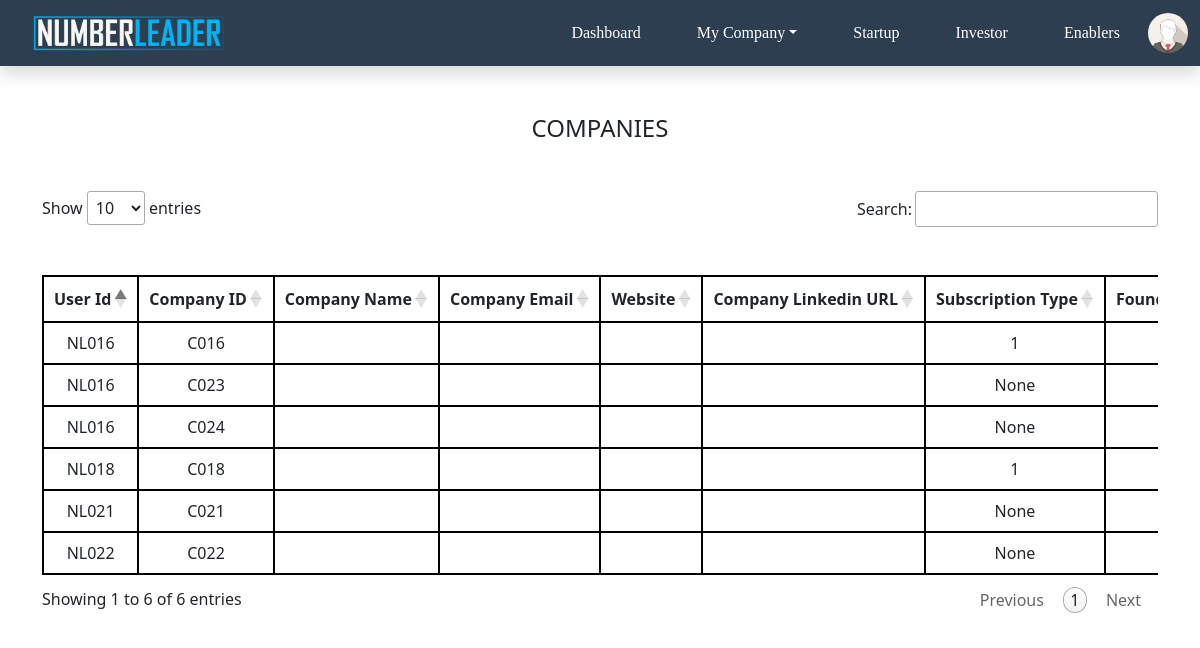
The app's page /companies (signed in) with its own data.
### app1/models.py (models this page shows, shortened)
class Company(models.Model):
    user_id = models.ForeignKey(User, on_delete=models.CASCADE,related_name='companies')
    company_id = models.CharField(max_length=10, primary_key=True, editable=False)
    name = models.CharField(max_length=100, null=True)
    date_of_incorporation = models.CharField(max_length=5, null=True)
    email = models.EmailField(null=True)
    phone=models.IntegerField(null=True)
    website_url = models.CharField(max_length=100,null=True)
    linkedin_url = models.CharField(max_length=100,null=True)
    business_type = models.CharField(max_length=255, null=True)
    sector = models.CharField(max_length=255, null=True)
    company_type = models.CharField(max_length=10, null=True)
    location = models.CharField(max_length=20, null=True)
    no_of_employees=models.IntegerField(null=True)
    products=models.CharField(max_length=255, null=True)
    competitor=models.CharField(max_length=255, null=True)
    vision=models.CharField(max_length=255, null=True)
    customers=models.IntegerField(null=True)
    current_revenue=models.DecimalField(decimal_places=2, max_digits=25, null=True)
    current_pl=models.DecimalField(decimal_places=2, max_digits=25, null=True)
    previous_revenue=models.DecimalField(decimal_places=2, max_digits=25, null=True)
    previous_pl=models.DecimalField(decimal_places=2, max_digits=25, null=True)
    a_yearbefore_revenue=models.DecimalField(decimal_places=2, max_digits=25, null=True)
    a_yearbefore_pl=models.DecimalField(decimal_places=2, max_digits=25, null=True)
    additional=models.TextField(null=True)
    subscription_type = models.CharField(max_length=10, null=True)

class User(models.Model):
    user_id = models.CharField(max_length=10, primary_key=True, editable=False)
    username = models.CharField(max_length=50, unique=True, null=False)
    email = models.EmailField(null=False)
    phone_number = models.IntegerField(null=True)
    linkedin_url = models.CharField(max_length=100,null=True)
    firstname = models.CharField(max_length=50,null=False)
    lastname = models.CharField(max_length=50,null=True)
    password = models.CharField(max_length=150,null=False)
    user_type = models.CharField(max_length=12,default='admin')
    company_type = models.CharField(max_length=20)
    email_verified=models.BooleanField(null=True, default=False)
    def __str__(self):
        return self.user_id

### app1/views.py (the view)
# urls.py: path('companies',companies,name='companies'),
def companies(request):
    companies = Company.objects.all()
    context ={'companies':companies}
    return render(request,'super_admin/companies.html',context)

### app1/context_processors.py (called while the page is built)
def custom_user(request):
    user_id = request.session.get('current_user_id')
    if user_id:
        try:
            user = User.objects.get(user_id=user_id)
            return {'current_user': user}
        except User.DoesNotExist:
            pass
    return {'current_user': None}

def custom_subuser(request):
    subuser_id = request.session.get('current_subuser_id')
    if subuser_id:
        try:
            subuser = Team.objects.get(subuser_id=subuser_id)
            return {'current_subuser': subuser}
        except Team.DoesNotExist:
            pass
    return {'current_subuser': None}

### templates/super_admin/companies.html (shortened to what this page needs)
{% extends '../base.html' %}
{% block content %}
<link rel="stylesheet" type="text/css" href="https://cdn.datatables.net/1.11.5/css/jquery.dataTables.min.css"/>
<div class="container">
    <div class="row mt-5 mb-5">
        <div class="col-md-12">
            <h4 class="text-center mb-5">Companies</h4>
            <div class="table-responsive">
                <table id="teamTable" class="table table-bordered text-center">
                    <thead>
                        <tr class="text-nowrap">
                            <th>User Id</th>
                            <th>Company ID</th>
                            <th>Company Name</th>
                            <th>Company Email</th>
                            <th>Website</th>
                            <th>Company Linkedin URL</th>
                            <th>Subscription Type</th>
                            <th>Founder Name</th>
                        </tr>
                    </thead>
                    <tbody>
                        {% for company in companies %}
                        <tr>
                            <td>{{company.user_id}}</td>
                            <td>{{ company.company_id }}</td>
                            <td>{{ company.company_name }}</td>
                            <td>{{ company.company_email }}</td>
                            <td>{{ company.company_website_url }}</td>
                            <td>{{ company.company_linkedin_url }}</td>
                            <td>{{ company.subscription_type }}</td>
                            <td>{{ company.founder_name }}</td>
                        </tr>
                        {% endfor %}
                    </tbody>
                </table>
            </div>
        </div>
    </div>
</div>
{% endblock content %}

### static/css/styles.css (style rules this page uses)
h3,h4 { text-transform:uppercase !important; }
h3,h4 { color:#4195d2; text-transform:uppercase; font-weight:700; }
h4 { font-size:18px; }
.text-nowrap { white-space: nowrap; }
body { font-family: 'Times New Roman','Arial', sans-serif; background-color: var(--bg-color); }
:root { --primary-color: #4a90e2; --secondary-color: #2c3e50; --accent-color: #00eb0c; --text-color: #333; --bg-color: #f4f4f4; }
body { font-family: "Times New Roman", sans-serif; }

### static/css/super_admin.css (style rules this page uses)
.text-nowrap { white-space: nowrap; }

### templates/super_admin/companies.html (style rules this page uses)
table { border: 1px solid #000000 !important; border-collapse: collapse; }
table th, table td { border: 1px solid #000000 !important; }

### records on screen
Company: user_id "NL016", company_id "C016", subscription_type "1"
Company: user_id "NL018", company_id "C018", subscription_type "1"
Company: user_id "NL021", company_id "C021", subscription_type "None"
Company: user_id "NL022", company_id "C022", subscription_type "None"
Company: user_id "NL016", company_id "C023", subscription_type "None"
Company: user_id "NL016", company_id "C024", subscription_type "None"
